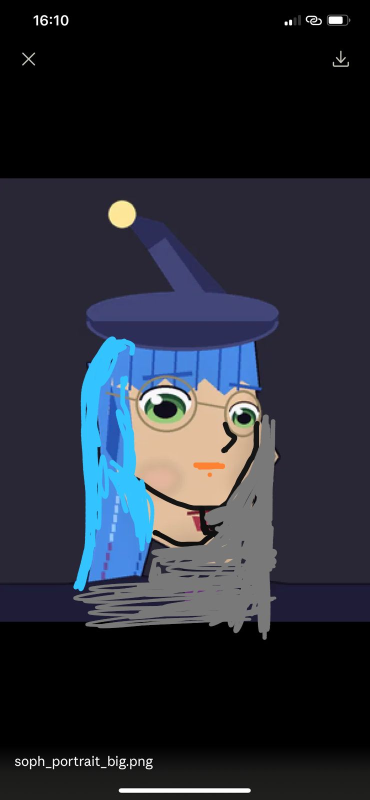
#> input picture assets/D38CA744-9EDB-402F-8DDF-B411666A09AF_FA5BD73A-4AAD-4962-85DE-66847B5BF97D.jpeg, 739 x 1600 px (shown at 1/2 size)
$ python -i gen_hd_from_idle.py   (imports and definitions only)
#> lines starting #> are read from the running program, lines starting #| are printed output that depends on the picture
#> further down, picture is the input picture: PIL image 739x1600 RGB; mean R, G, B 39.6, 43.2, 53.2
#!/usr/bin/env python3
"""
gen_hd_from_idle.py — Regera os frames HD da Soph usando o idle como ANCORA
via Pollinations kontext (img2img). Mesmo personagem, mesmo enquadramento,
muda só a pose conforme o prompt de cada anim.

Pre-req:
  - POLLINATIONS_TOKEN no env (ou --token sk_...)
  - Idle anchor publica em ANCHOR_URL (repo precisa ser publico).

Uso:
  python tools/art_director/gen_hd_from_idle.py --one walk_0          # teste de 1 frame
  python tools/art_director/gen_hd_from_idle.py --anim walk           # 1 anim completa
  python tools/art_director/gen_hd_from_idle.py --all                 # tudo (17 frames)
  python tools/art_director/gen_hd_from_idle.py --dry                 # mostra prompts so

Saidas:
  - --one/--anim: assets/sprites/player/_preview/<key>.png (nao sobrescreve)
  - --all/--apply: assets/sprites/player/<key>.png (sobrescreve oficial)
"""
from __future__ import annotations
import argparse, io, os, sys, time, urllib.parse, urllib.request
from pathlib import Path
from PIL import Image, ImageFilter

HERE   = Path(__file__).parent
ASSETS = HERE.parent.parent / "assets" / "sprites" / "player"

# Master anchor v2 (2026-06-15): 3/4, robe FECHADA, chapeu integro, maos vazias,
# fundo transparente. Eleita via gen_hd_sheet --set anchor. Substitui o ref antigo
# (que segurava o cajado e tinha a robe aberta). Resolve apos merge no master.
ANCHOR_URL = "https://raw.githubusercontent.com/BLINKE1/great-fireball/master/docs/concept_art/soph_anchor_v2.png"
ENDPOINT   = "https://gen.pollinations.ai/image/"
MODEL      = "kontext"
W, H            = 540, 1024   # ratio ~100x192 (Pollinations ignora pra kontext)
CANVAS_W        = 100         # canvas final pro jogo
CANVAS_H        = 192
TARGET_CHAR_H   = 180         # altura do personagem dentro do canvas (presenca AAA)
WHITE_THRESHOLD = 240         # pixels >= isso em todos canais viram alpha 0
BASE_SEED  = 7

# Descricao curta do personagem (reforca em todo prompt p/ a kontext nao
# "perder" o design). Repeticao agressiva da exigencia de fundo branco
# liso (pra remover via threshold/rembg depois) e side-view facing right
# (pra unificar a orientacao de toda a anim).
CHAR = (
    "same anime mage girl character (pointed red wizard hat, long blue "
    "hair, round black-framed glasses, red robe with dark inner lining, "
    "brown boots, blue glowing crystal staff). FULL BODY SIDE VIEW PROFILE, "
    "facing right, full character visible head to feet, isolated character "
    "on PURE WHITE BACKGROUND, flat solid white background, no scenery, "
    "no shadow, no gradient, sprite cutout style, game asset"
)

# Cada entrada: (anim_base, frame_idx, prompt_da_pose, seed)
JOBS = [
    # IDLE 2 frames — respiro sutil (mesma pose, leve variacao)
    ("idle", 0, "idle standing pose, relaxed stance, staff held in left hand at side, slight smile, facing right, eyes open looking forward, breathing in slightly", 1),
    ("idle", 1, "idle standing pose, relaxed stance, staff held in left hand at side, slight smile, facing right, eyes open looking forward, breathing out slightly", 2),
    # WALK cycle 6 frames — mid-stride poses, side view facing right
    ("walk", 0, "walking right, contact pose, right foot striking ground forward, left foot back, staff in left hand at side", 100),
    ("walk", 1, "walking right, passing pose, right leg straight under body, left leg lifting behind, staff in left hand at side", 101),
    ("walk", 2, "walking right, high point pose, left foot lifted highest behind, right leg straight, staff in left hand at side", 102),
    ("walk", 3, "walking right, contact pose, left foot striking ground forward, right foot back, staff in left hand at side", 103),
    ("walk", 4, "walking right, passing pose, left leg straight under body, right leg lifting behind, staff in left hand at side", 104),
    ("walk", 5, "walking right, high point pose, right foot lifted highest behind, left leg straight, staff in left hand at side", 105),
    # RUN cycle 4 frames — wider stride, staff swung back, hair flowing
    ("run", 0, "running right, full sprint, right foot extended forward, hair streaming behind, staff held back in left hand", 200),
    ("run", 1, "running right, mid-air passing, both feet off ground briefly, hair streaming", 201),
    ("run", 2, "running right, left foot extended forward, hair streaming behind", 202),
    ("run", 3, "running right, mid-air passing opposite, both feet off ground", 203),
    # AIR
    ("jump", 0, "jumping up to the right, legs tucked, robe billowing, staff in left hand, upward motion", 300),
    ("fall", 0, "falling down to the right, legs extended, robe blown up by wind, staff in left hand", 400),
    ("hurt", 0, "hit reaction, body recoiling back to the left, head tilted, staff in left hand, pained expression", 500),
    # ATTACKS
    ("cast", 0, "casting spell, both hands raising staff overhead, crystal orb glowing brighter, magical light around her, facing right", 600),
    ("cast", 1, "casting spell, staff aimed forward and right, crystal orb beaming bright magic, body braced forward", 601),
    ("slash", 0, "slash attack windup, staff drawn back over right shoulder, body coiled for swing, facing right", 700),
    ("slash", 1, "slash attack release, staff swung forward-down to the right, motion blur, body extended", 701),
]


# [27 lines left out: functions build_url, whiten_to_alpha, not called in this run]


def normalize_to_canvas(im: Image.Image) -> Image.Image:
    """Crop no conteudo opaco, escala p/ TARGET_CHAR_H, centra horizontal,
    cola com pes na base do canvas CANVAS_W x CANVAS_H."""
    bbox = im.getbbox()
#> bbox = (0, 24, 739, 1600)
    if not bbox:
        return im.resize((CANVAS_W, CANVAS_H), Image.LANCZOS)
    cropped = im.crop(bbox)
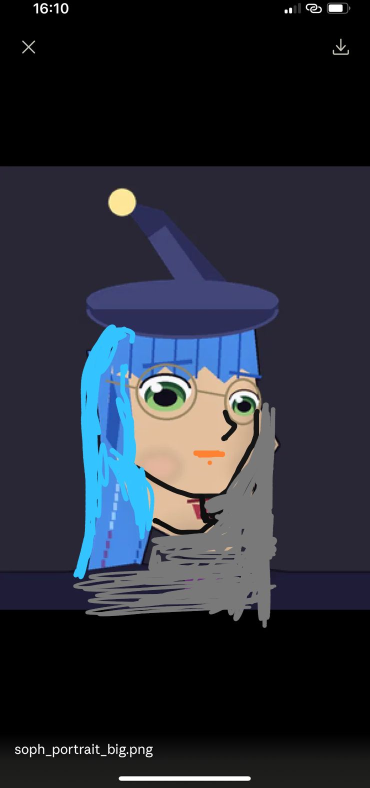
#> cropped: PIL image 739x1576 RGB (shown at 1/2 size); mean R, G, B 40.2, 43.9, 54
    cw, ch = cropped.size
#> cw = 739; ch = 1576
    scale = TARGET_CHAR_H / ch
#> scale = 0.114
    new_w = max(1, int(round(cw * scale)))
#> new_w = 84
    new_h = TARGET_CHAR_H
    resized = cropped.resize((new_w, new_h), Image.LANCZOS)
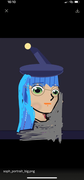
#> resized: PIL image 84x180 RGB; mean R, G, B 40.3, 43.9, 54
    out = Image.new("RGBA", (CANVAS_W, CANVAS_H), (0, 0, 0, 0))
#> out: PIL image 100x192 RGBA; every value is 0
    # centraliza horizontal, alinha pes ao fundo do canvas
    x = (CANVAS_W - new_w) // 2
#> x = 8
    y = CANVAS_H - new_h
    # se a largura escalada estourar o canvas, reduz proporcionalmente
    if new_w > CANVAS_W:
        scale2 = CANVAS_W / new_w
        nw2 = CANVAS_W
        nh2 = max(1, int(round(new_h * scale2)))
        resized = resized.resize((nw2, nh2), Image.LANCZOS)
        x = 0
        y = CANVAS_H - nh2
#> (the run stopped early here; a loop or call above may not have finished)
